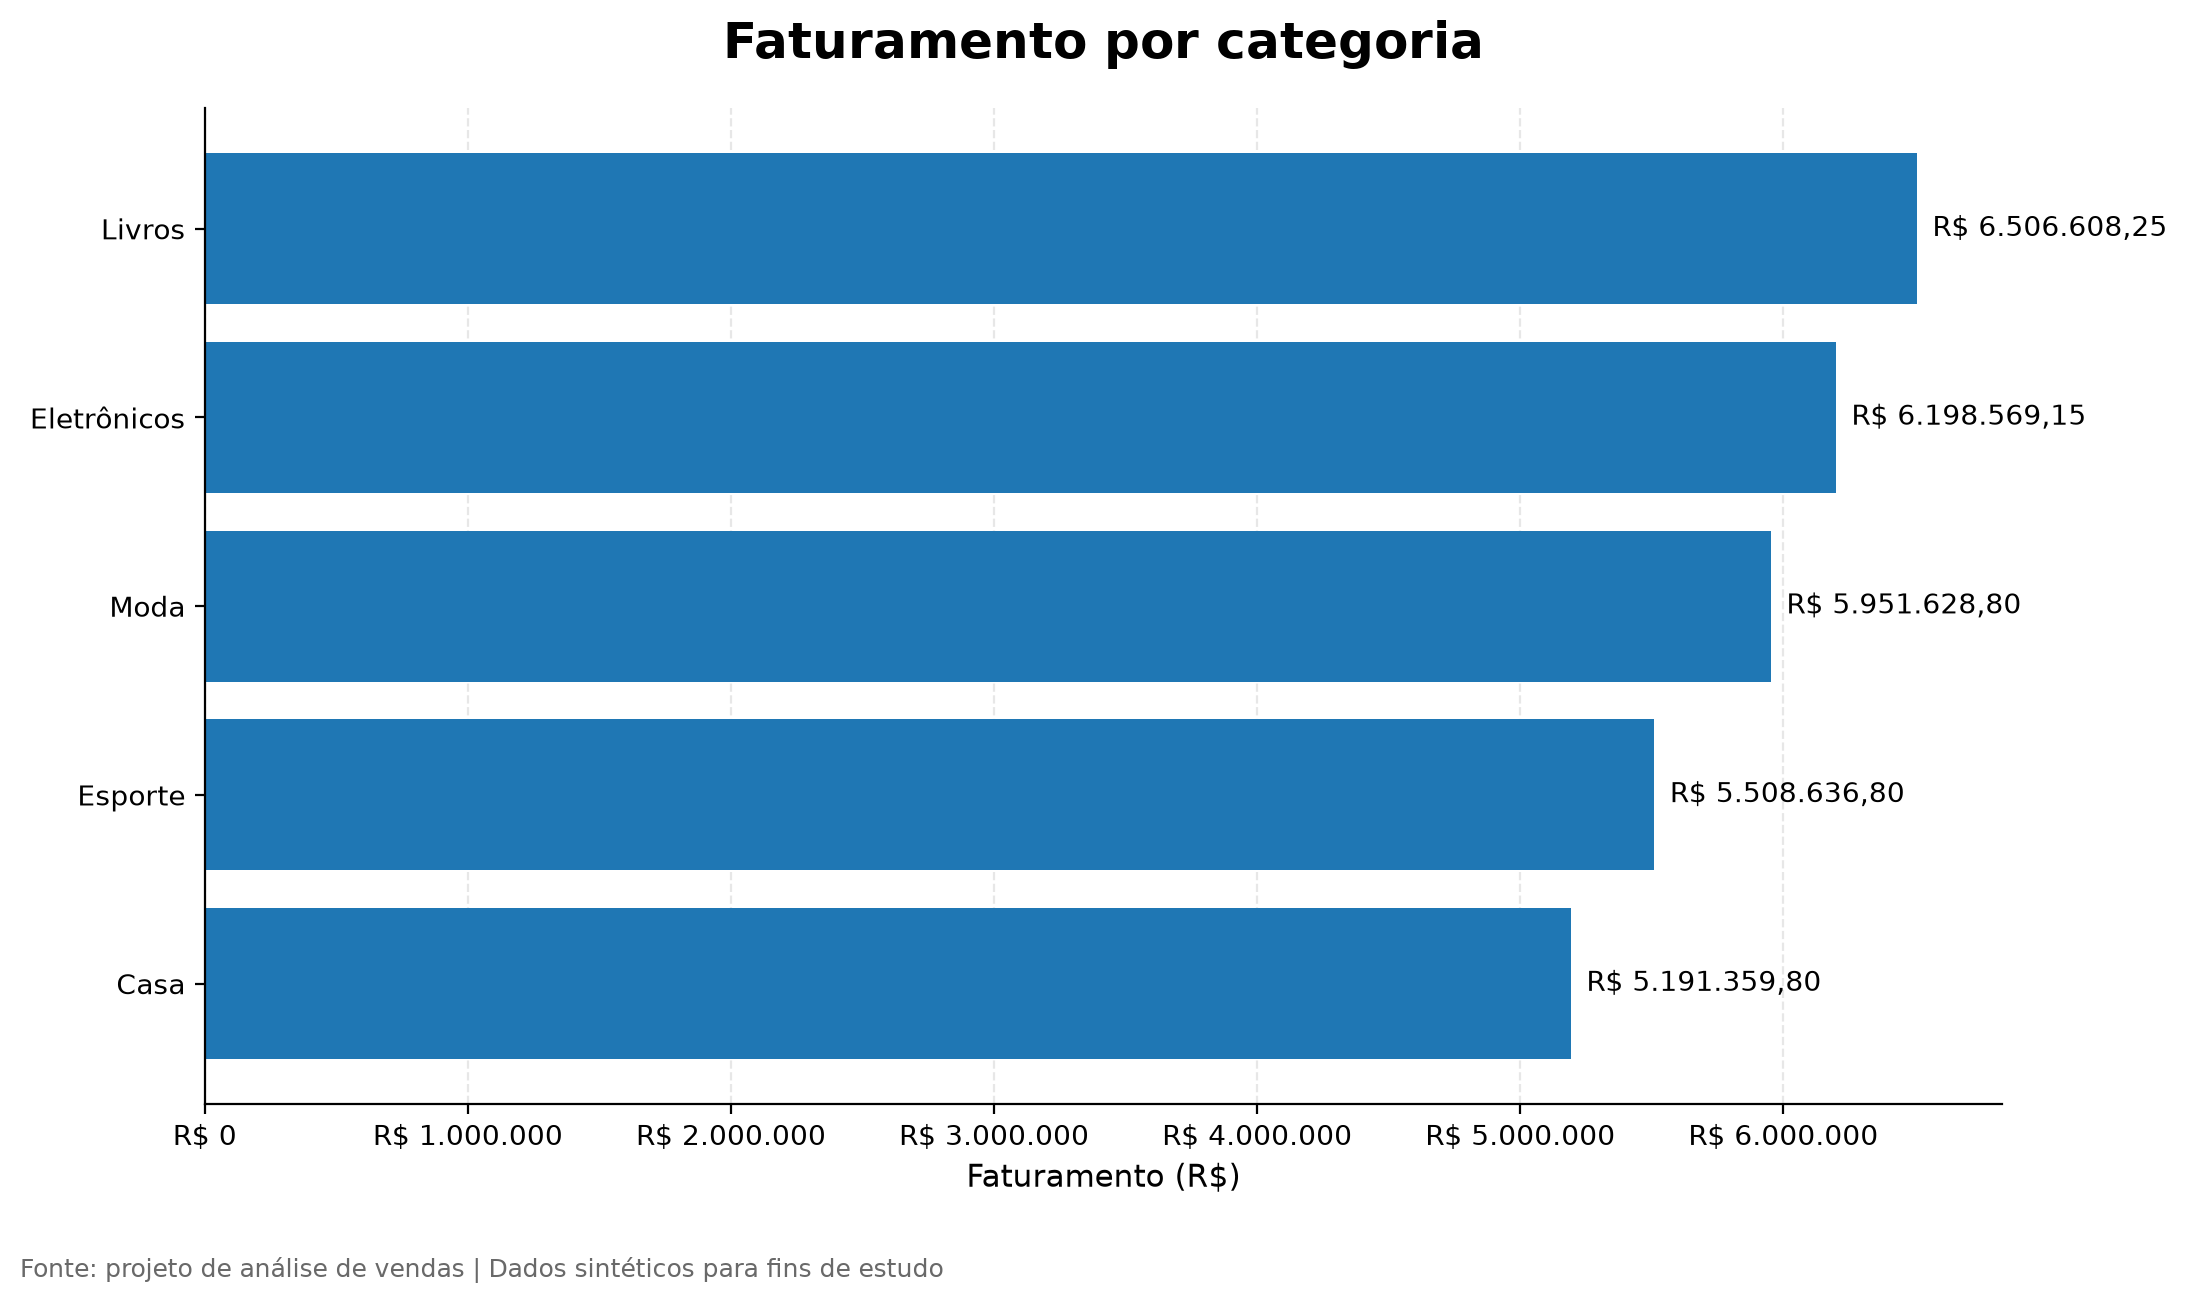

This figure's Python source:

import matplotlib.pyplot as plt
from matplotlib.ticker import FuncFormatter
from pathlib import Path

# Dados obtidos da consulta SQL no PostgreSQL
categorias = [
    "Livros",
    "Eletrônicos",
    "Moda",
    "Esporte",
    "Casa"
]

faturamento = [
    6506608.25,
    6198569.15,
    5951628.80,
    5508636.80,
    5191359.80
]

# Formatação dos valores em reais
def formatar_reais(valor, pos):
    valor_formatado = f"{valor:,.0f}"
    valor_formatado = valor_formatado.replace(",", ".")
    return f"R$ {valor_formatado}"

# Criar o gráfico
fig, ax = plt.subplots(figsize=(11, 6.5))

barras = ax.barh(categorias, faturamento)

# Maior faturamento no topo
ax.invert_yaxis()

# Valores ao lado das barras
for barra, valor in zip(barras, faturamento):
    ax.text(
        barra.get_width() + 60000,
        barra.get_y() + barra.get_height() / 2,
        f"R$ {valor:,.2f}".replace(",", "X").replace(".", ",").replace("X", "."),
        va="center",
        fontsize=10
    )

ax.set_title(
    "Faturamento por categoria",
    fontsize=18,
    fontweight="bold",
    pad=18
)

ax.set_xlabel("Faturamento (R$)", fontsize=11)
ax.xaxis.set_major_formatter(
    FuncFormatter(formatar_reais)
)

ax.grid(axis="x", linestyle="--", alpha=0.3)
ax.set_axisbelow(True)
ax.spines["top"].set_visible(False)
ax.spines["right"].set_visible(False)

fig.text(
    0.01,
    0.01,
    "Fonte: projeto de análise de vendas | Dados sintéticos para fins de estudo",
    fontsize=9,
    color="dimgray"
)

plt.tight_layout(rect=[0, 0.05, 1, 1])

# Salvar a imagem na pasta do projeto
pasta_saida = Path(__file__).resolve().parent
arquivo_saida = pasta_saida / "faturamento_por_categoria.png"

plt.savefig(
    arquivo_saida,
    dpi=200,
    bbox_inches="tight"
)

print(f"Gráfico salvo em: {arquivo_saida}")

plt.show()
